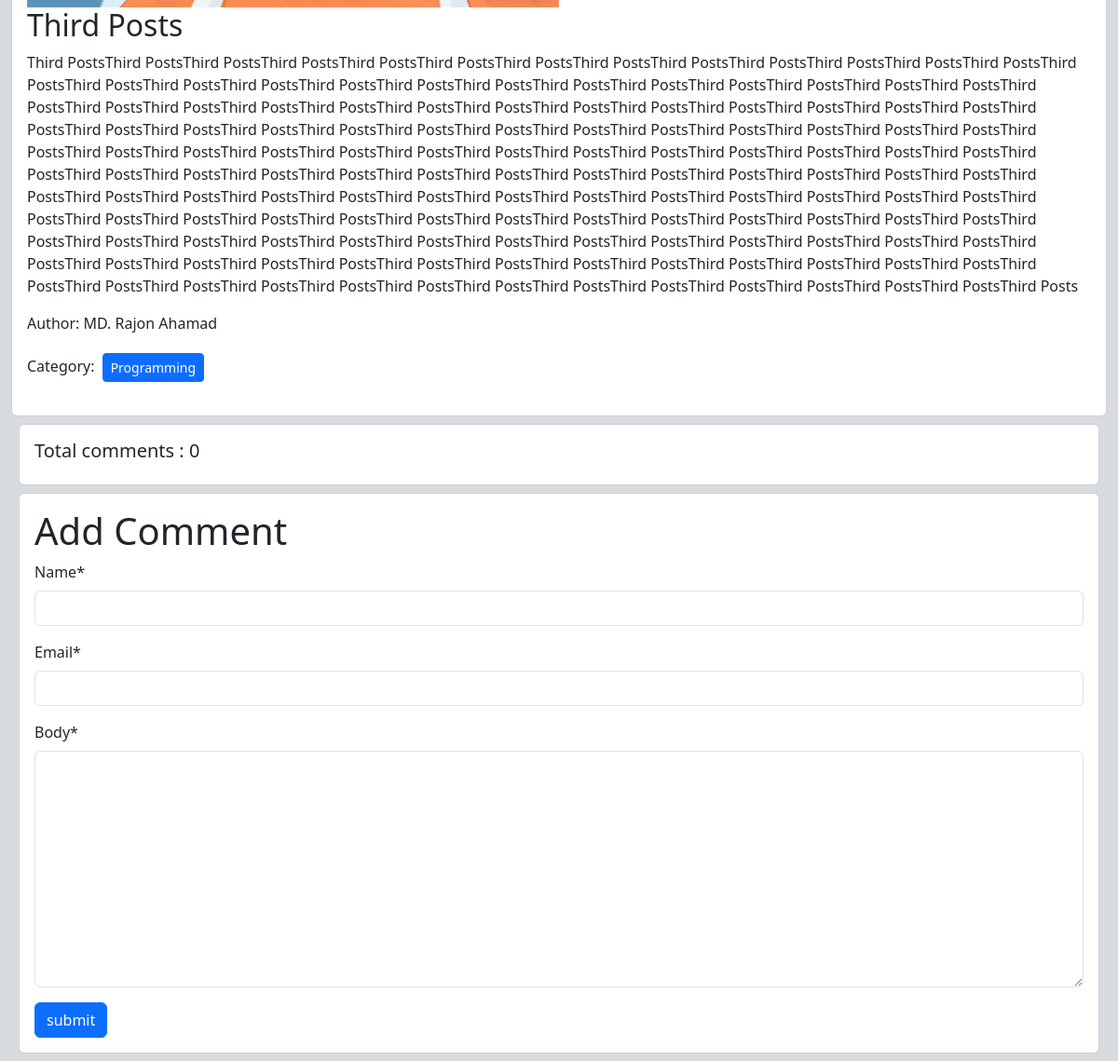
Page /post/detail/3 (lower part) on the earlier database version.
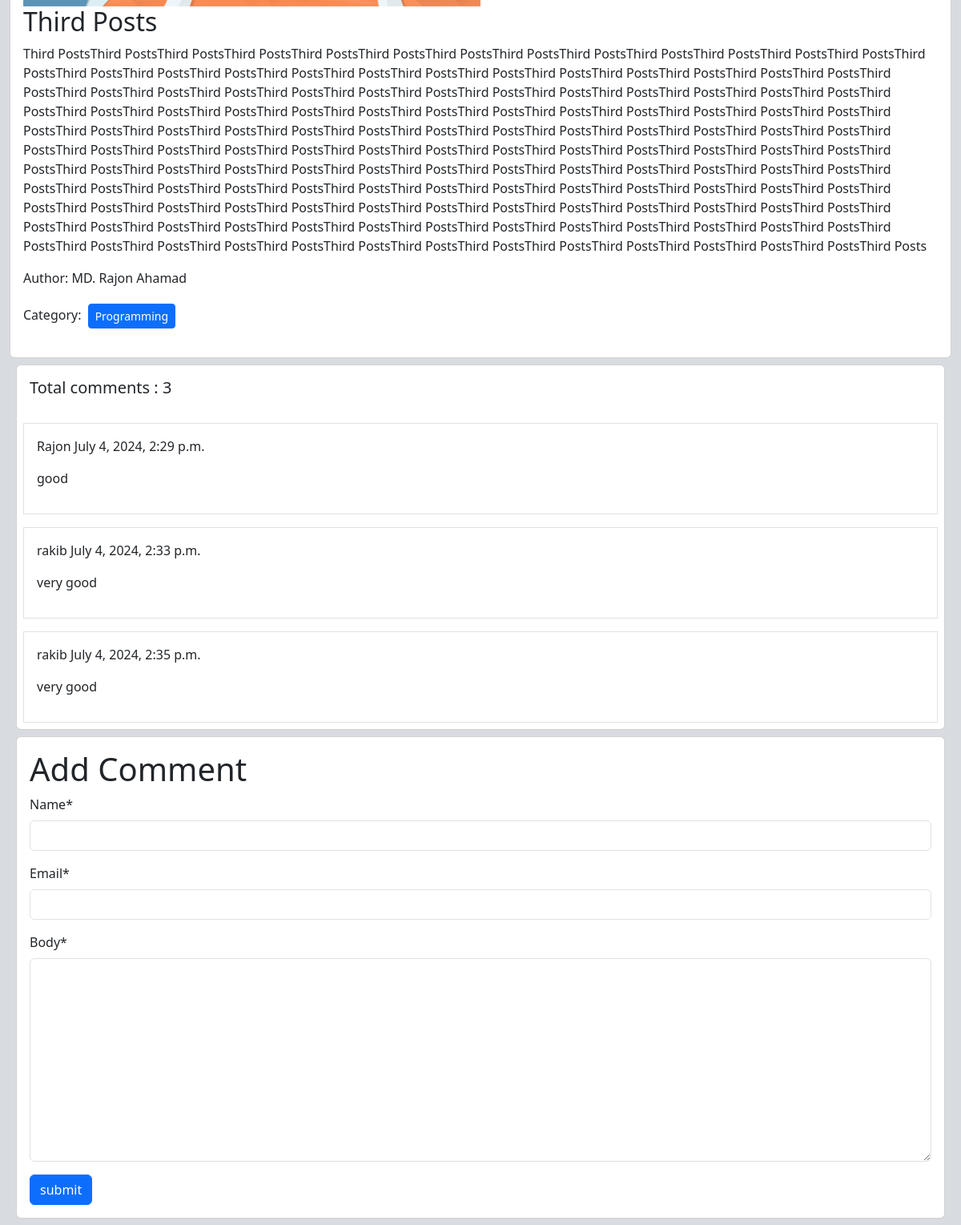
Same page on the later database version.
### posts/models.py (models this page shows, shortened)
class Post(models.Model):
    title= models.CharField(max_length=50)
    content = models.TextField()
    category = models.ManyToManyField(Category) #ekta post multiple category te thakte pare abar ekta categoryte multiple post thakte pare
    author = models.ForeignKey(User, on_delete=models.CASCADE)
    image = models.ImageField(upload_to='uploads/', blank= True, null=True)

class Comment(models.Model):
    post = models.ForeignKey(Post, on_delete=models.CASCADE , related_name='comments')
    name = models.CharField(max_length=40)
    email = models.EmailField()
    body = models.TextField()
    created_on = models.DateTimeField(auto_now_add=True)

### categories/models.py (models this page shows, shortened)
class Category(models.Model):
    name= models.CharField(max_length=100)
    slug = models.SlugField(max_length=100, unique=True, null = True, blank=True)

### posts/views.py (the view, shortened to what this page needs)
# urls.py: path('detail/<int:id>', views.PostDetailView.as_view(), name='detail_post'),
class PostDetailView(DetailView):
    model = models.Post
    pk_url_kwarg = 'id'
    template_name = 'post_details.html'
    def get_context_data(self,**kwargs):
        context = super().get_context_data(**kwargs)
        post = self.object
        comments = post.comments.all()
        comment_form = forms.CommentForm()
        context['comments'] = comments
        context['comment_form'] = comment_form
        return context

### posts/forms.py
class CommentForm(forms.ModelForm):
    class Meta:
        model = Comment
        exclude = ['author']
        fields = ['name', 'email', 'body']

### posts/templates/post_details.html (shortened to what this page needs)
{% extends 'base.html' %}
{% load crispy_forms_tags %}
{% block content %}
<div class="col-12">
<div class="card">
    <div class="card-body">
      <img src="{{post.image.url}}" class="card-img-top" alt="..." style= "width:50%">
      <h2 class="card-title">{{post.title}}</h2>
      <p class="card-text">
          {{post.content}}
      </p>
      <p>Author: {{post.author.first_name}} {{post.author.last_name}}</p>
      <p>Category:
          {% for cat in post.category.all %}
          <button class='btn btn-primary btn-sm m-1'>
              {{cat.name}}
          </button>
          {% endfor %}
      </p>
    </div>
</div>
</div>
<div class="card m-2">
    <h5 class="p-3">Total comments : {{comments | length}}</h5>
    {% for comment in comments %}
    <div class="card-body border m-2">
     <p>{{comment.name}} {{comment.created_on}}</p>
     <p>{{comment.body}}</p>
    </div>
    {% endfor %}
  </div>
<div class="card m-2">
    <div class="card-body">
      <form method="post">
        <h1>Add Comment</h1>
          {{comment_form | crispy}}
        <button class='btn btn-primary'>submit</button>
      </form>
    </div>
  </div>
{% endblock %}

### templates/base.html (shortened to what this page needs)
<!doctype html>
<html lang="en">
  <head>
    <link href="https://cdn.jsdelivr.net/npm/bootstrap@5.3.3/dist/css/bootstrap.min.css" rel="stylesheet">
  </head>
  <body style="background-color: #d8dbe0">
    <div class="container-xxl">
            {% block content %}
            {% endblock %}
    </div>
  </body>
</html>

Differences in the rows shown:
added Comment: name "Rajon", created_on "July 4, 2024, 2:29 p.m.", body "good"
added Comment: name "rakib", created_on "July 4, 2024, 2:33 p.m.", body "very good"
added Comment: name "rakib", created_on "July 4, 2024, 2:35 p.m.", body "very good"
Other differences:
{{ comments | length }}: "0" → "3"
